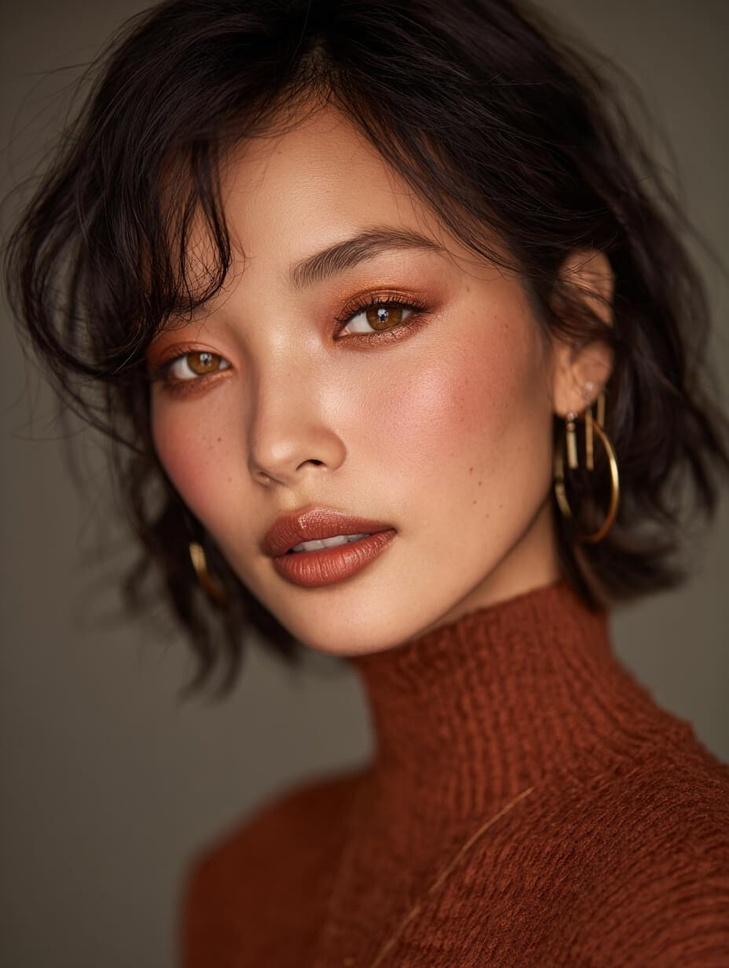
#> input picture personalcolor_example/Autumnwarm1.jpg, 729 x 968 px, shrunk from 928 x 1232 before the run
$ python -i personal_color_classifier.py   (imports and definitions only)
#> lines starting #> are read from the running program, lines starting #| are printed output that depends on the picture; after the words box and inside, x2 and y2 are one past the last pixel; in counts of white or black regions, pixels touching at a corner belong together
#> further down, picture is the input picture: shape (968, 729, 3); mean B, G, R 44.4, 58.8, 91.7
"""
퍼스널 컬러 분류 시스템
계단식 분류 + LAB 거리 계산 방식
"""

import cv2
import numpy as np
from dataclasses import dataclass
from typing import Tuple, List, Dict
import math


@dataclass
class ColorType:
    """퍼스널 컬러 타입 정의"""
    label_id: int
    season: str
    season_eng: str
    subtype: str
    subtype_eng: str
    L: float
    a: float
    b: float
    description: str


class PersonalColorClassifier:
    """퍼스널 컬러 분류기"""

    def __init__(self):
        """16가지 퍼스널 컬러 타입 초기화"""
        self.color_types = [
            ColorType(1, "봄 웜톤", "Spring Warm", "봄 라이트", "Spring Light", 78, 15, 20,
                     "밝고 노란기+맑고 따뜻, 높은 명도"),
            ColorType(2, "봄 웜톤", "Spring Warm", "봄 트루", "Spring True", 76, 16, 22,
                     "높고 따뜻한 오렌지·피치 계열"),
            ColorType(3, "봄 웜톤", "Spring Warm", "봄 브라이트", "Spring Bright", 75, 17, 24,
                     "밝고 선명, 대비감 강, 노랑+오렌지"),
            ColorType(4, "봄 웜톤", "Spring Warm", "봄 클리어", "Spring Clear", 77, 14, 19,
                     "맑고 투명, 원색 포인트"),
            ColorType(5, "여름 쿨톤", "Summer Cool", "여름 라이트", "Summer Light", 74, 13, 14,
                     "연하고 쿨, 소라·로즈 계열"),
            ColorType(6, "여름 쿨톤", "Summer Cool", "여름 소프트", "Summer Soft", 72, 12, 13,
                     "부드럽고 은화, 그레이+핑크톤"),
            ColorType(7, "여름 쿨톤", "Summer Cool", "여름 트루", "Summer True", 73, 14, 13,
                     "퓨어 쿨톤, 네이비·로즈레드"),
            ColorType(8, "여름 쿨톤", "Summer Cool", "여름 뮤트", "Summer Mute", 71, 12, 12,
                     "저명도·저채도, 모브·그레이시톤"),
            ColorType(9, "가을 웜톤", "Autumn Warm", "가을 소프트", "Autumn Soft", 69, 16, 17,
                     "부드러움, 베이지·올리브 계열"),
            ColorType(10, "가을 웜톤", "Autumn Warm", "가을 트루", "Autumn True", 68, 19, 20,
                     "순수 가을, 브라운·오렌지·대지색"),
            ColorType(11, "가을 웜톤", "Autumn Warm", "가을 뮤트", "Autumn Mute", 67, 18, 19,
                     "깊고 차분, 머스타드·딥카키"),
            ColorType(12, "가을 웜톤", "Autumn Warm", "가을 딥", "Autumn Deep", 63, 17, 16,
                     "진하고 어두움, 초콜릿 브라운, 다크"),
            ColorType(13, "겨울 쿨톤", "Winter Cool", "겨울 브라이트", "Winter Bright", 70, 11, 10,
                     "선명·고채도, 블랙&화이트 대비"),
            ColorType(14, "겨울 쿨톤", "Winter Cool", "겨울 트루", "Winter True", 65, 10, 9,
                     "정석 쿨톤, 로얄블루·버건디·실버"),
            ColorType(15, "겨울 쿨톤", "Winter Cool", "겨울 딥", "Winter Deep", 60, 9, 8,
                     "진하고 차가움, 플럼·다크버건디"),
            ColorType(16, "겨울 쿨톤", "Winter Cool", "겨울 클리어", "Winter Clear", 66, 12, 11,
                     "맑고 투명, 아이시·잿빛")
        ]

        # Haar Cascade 얼굴 검출기 로드
        self.face_cascade = cv2.CascadeClassifier(
            cv2.data.haarcascades + 'haarcascade_frontalface_default.xml'
        )

        # 계절 분류 임계값 (데이터 분석 기반 최적화)
        # 실제 측정값 분석: L 평균=64.1, b 평균=4.4, b 중앙값=-1.86
        # - 실제 데이터의 55.8%가 쿨톤(-5~0) 영역에 집중
        # - 논문 이론값 대비 L은 4.9 낮고, b는 11.6 낮음
        # 봄/가을만 조정: 웜톤 67, 쿨톤 62 (여름/겨울 유지)
        self.WARM_THRESHOLD = 4.0   # b >= 4 → 웜톤
        self.BRIGHT_THRESHOLD_WARM = 67.0  # 웜톤용: L >= 67 → 봄 (봄/가을 균형)
        self.BRIGHT_THRESHOLD_COOL = 62.0  # 쿨톤용: L >= 62 → 여름 (여름/겨울 유지)

        # 가중치 (L, a, b 순서)
        self.weights = np.array([2.0, 1.5, 1.0])

        # 조명 보정 (비활성화 - 임계값으로 이미 조정됨)
        self.ENABLE_LIGHTING_CORRECTION = False
        self.LIGHTING_CORRECTION_FACTOR = 8.0  # L값 보정 강도

    def detect_face_and_extract_skin(self, image: np.ndarray) -> Tuple[np.ndarray, np.ndarray]:
        """
        얼굴 검출 및 피부 영역 추출

        Args:
            image: BGR 이미지

        Returns:
            (피부_영역_마스크, 얼굴이_그려진_이미지)
        """
        # 그레이스케일 변환 (얼굴 검출용)
        gray = cv2.cvtColor(image, cv2.COLOR_BGR2GRAY)
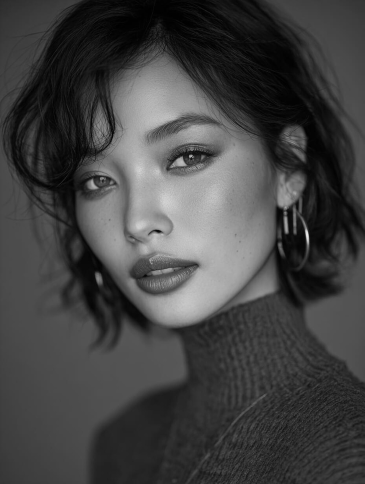
#> gray: shape (968, 729) (shown at 1/2 size); min 0, max 237, mean 67

        # 얼굴 검출
        faces = self.face_cascade.detectMultiScale(
            gray, scaleFactor=1.1, minNeighbors=5, minSize=(100, 100)
        )
#> faces = [[56, 130, 526, 526]]

        if len(faces) == 0:
            raise ValueError("얼굴을 검출할 수 없습니다. 정면 얼굴 사진을 사용해주세요.")

        # 가장 큰 얼굴 선택
        x, y, w, h = max(faces, key=lambda f: f[2] * f[3])
#> x = 56; y = 130; w = 526; h = 526

        # 얼굴 영역 확장 (볼 영역 포함)
        face_roi = image[y:y+h, x:x+w]
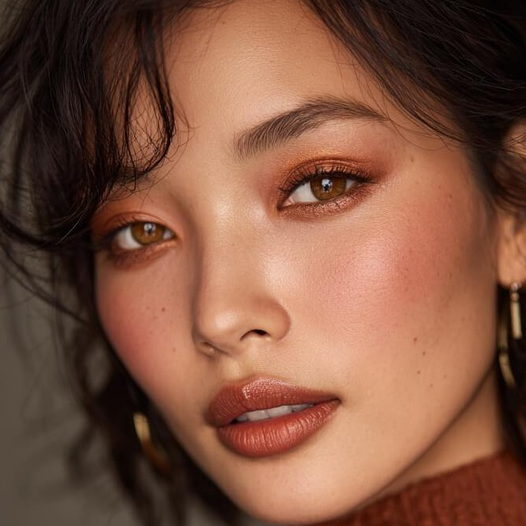
#> face_roi: shape (526, 526, 3); mean B, G, R 63, 82.2, 125.4

        # 피부 영역 추출 (YCrCb 색공간 사용)
        ycrcb = cv2.cvtColor(face_roi, cv2.COLOR_BGR2YCrCb)
#> ycrcb: shape (526, 526, 3); mean of channels 0, 1, 2 93, 151.2, 111.1

        # 피부색 범위 (밝은 피부 포함하도록 확대)
        lower_skin = np.array([0, 131, 73], dtype=np.uint8)  # Cr, Cb 범위 적당히 확대
        upper_skin = np.array([255, 175, 130], dtype=np.uint8)

        skin_mask = cv2.inRange(ycrcb, lower_skin, upper_skin)
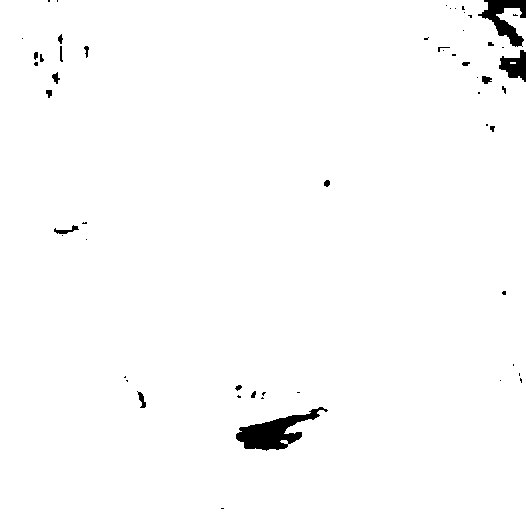
#> skin_mask: shape (526, 526); 98.6% white; 55 black regions (35 under 20 px), largest, box (x1, y1, x2, y2) and area: (236, 407, 328, 451) 1629, (478, 0, 526, 47) 973, (499, 50, 526, 82) 502

        # 추가: 검은색/매우 어두운 픽셀만 제외 (RGB 기준, 완화)
        gray_check = cv2.cvtColor(face_roi, cv2.COLOR_BGR2GRAY)
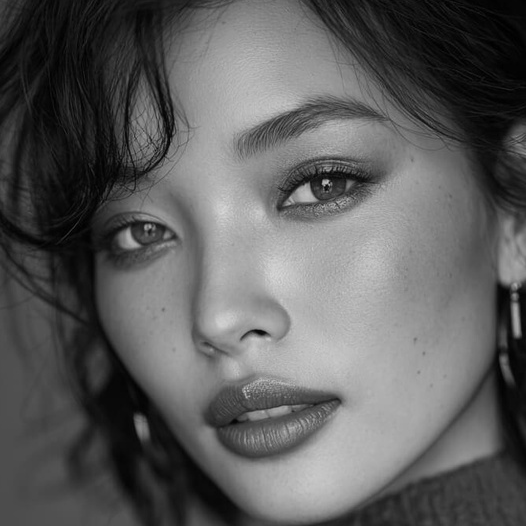
#> gray_check: shape (526, 526); min 0, max 216, mean 93
        dark_mask = gray_check > 30  # 30 이하만 제외 (진짜 검은색만)
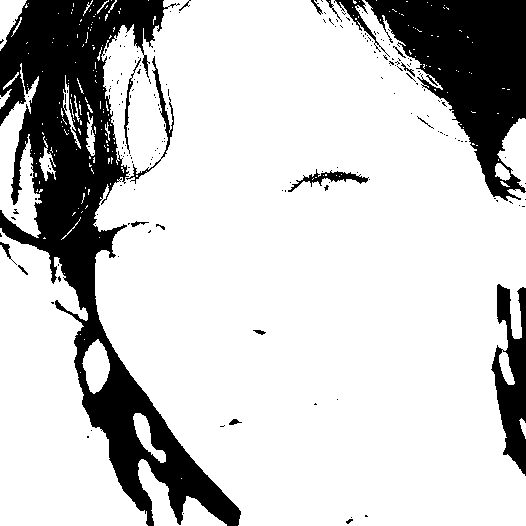
#> dark_mask: shape (526, 526) bool; 79% white; 189 black regions (169 under 20 px), largest, box (x1, y1, x2, y2) and area: (0, 0, 241, 526) 35720, (365, 0, 526, 201) 15853, (491, 284, 526, 476) 3696
        skin_mask = cv2.bitwise_and(skin_mask, skin_mask, mask=dark_mask.astype(np.uint8) * 255)
#> skin_mask: shape (526, 526); 78.4% white; 195 black regions (171 under 20 px), largest, box (x1, y1, x2, y2) and area: (0, 0, 241, 526) 35729, (365, 0, 526, 201) 15856, (491, 284, 526, 476) 3696

        # 모폴로지 연산으로 노이즈 제거
        kernel = cv2.getStructuringElement(cv2.MORPH_ELLIPSE, (5, 5))
        skin_mask = cv2.morphologyEx(skin_mask, cv2.MORPH_CLOSE, kernel)
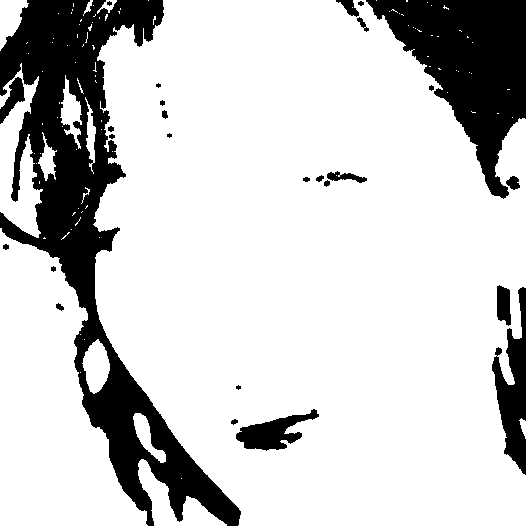
#> skin_mask: shape (526, 526); 80% white; 27 black regions (4 under 20 px), largest, box (x1, y1, x2, y2) and area: (0, 0, 241, 526) 33314, (366, 0, 526, 199) 15223, (492, 287, 526, 475) 3181
        skin_mask = cv2.morphologyEx(skin_mask, cv2.MORPH_OPEN, kernel)
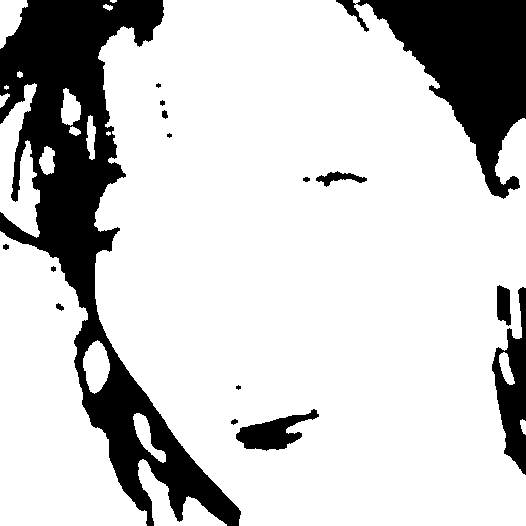
#> skin_mask: shape (526, 526); 79.5% white; 16 black regions (3 under 20 px), largest, box (x1, y1, x2, y2) and area: (0, 0, 241, 526) 34881, (336, 0, 526, 199) 15833, (492, 287, 526, 475) 3212

        # 볼 중앙 영역만 사용 (더 정확한 피부 톤)
        cheek_mask = np.zeros_like(skin_mask)
        h_roi, w_roi = face_roi.shape[:2]

        # 좌측 볼 (코 그림자 피하기 위해 바깥쪽으로 이동)
        left_cheek_x = int(w_roi * 0.15)  # 0.28 → 0.15 (더 바깥쪽)
#> (the rest of the program and of its run is left out)
